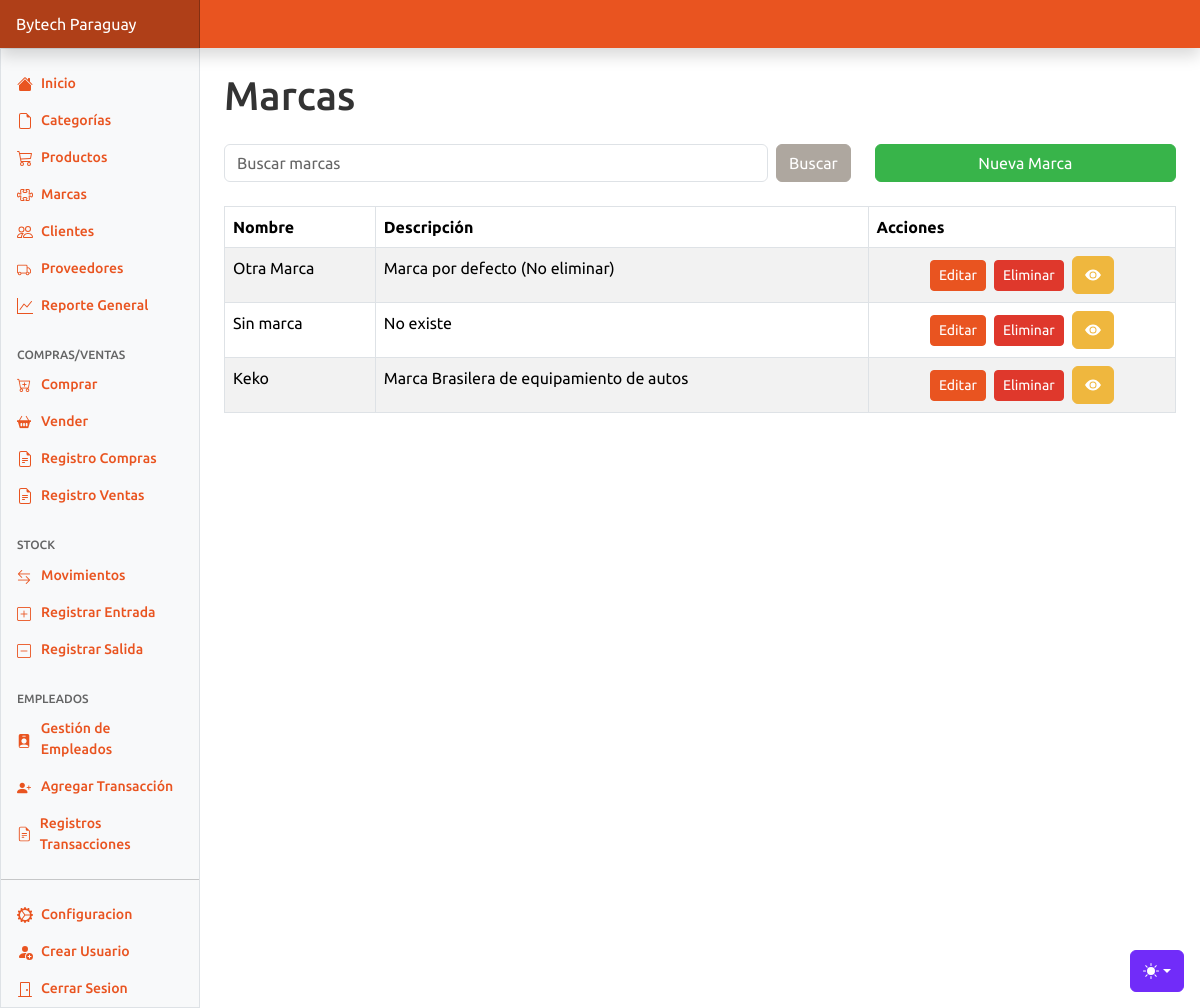
Screenshot of /marcas.php (signed in) with the database file from the repository.
### tables this page shows
CREATE TABLE `marcas` (
  `id` int(11) NOT NULL,
  `nombre` varchar(100) NOT NULL,
  `descripcion` text DEFAULT NULL
);

### marcas.php (the view, shortened to what this page needs)
<?php
require "config/start.php";
$search = $_GET['search'] ?? '';
$sql = "SELECT * FROM marcas WHERE nombre LIKE ?";
$stmt = $pdo->prepare($sql);
$stmt->execute(['%' . $search . '%']);
$marcas = $stmt->fetchAll(PDO::FETCH_ASSOC);
?>
<!DOCTYPE html>
<html lang="es">
<head>
    <?php include 'components/head.php'?>
</head>
<body>
<?php include 'components/header.php'?>
<main class="col-md-9 ms-sm-auto col-lg-10 px-md-4">
    <h1 class="my-4">Marcas</h1>
    <div class="row mb-4">
        <div class="col-12 col-md-8">
            <form class="d-flex" method="get" action="marcas.php">
                <input class="form-control me-2" type="text" name="search" placeholder="Buscar marcas">
                <input class="btn btn-secondary" type="submit" value="Buscar">
            </form>
        </div>
        <div class="col-12 col-md-4 mt-2 mt-md-0 text-md-end">
            <button type="button" data-bs-toggle="modal" data-bs-target="#addCategoryModal" class="btn btn-success w-100 w-md-auto">Nueva Marca</button>
        </div>
    </div>
    <div class="table-responsive">
        <table class="table table-striped table-bordered">
            <thead>
                <tr>
                    <th>Nombre</th>
                    <th>Descripción</th>
                    <th>Acciones</th>
                </tr>
            </thead>
            <tbody>
                <?php foreach ($marcas as $marca): ?>
                <tr>
                    <td><?= $marca['nombre'] ?></td>
                    <td><?= $marca['descripcion'] ?></td>
                    <td>
                        <div class="d-flex justify-content-center align-items-center h-100">
                            <button class="btn btn-primary btn-sm" data-bs-toggle="modal" data-bs-target="#editCategoryModal" data-id="<?= $marca['id'] ?>" data-nombre="<?= $marca['nombre'] ?>" data-descripcion="<?= $marca['descripcion'] ?>">Editar</button>
                            <button class="btn btn-danger btn-sm ms-2" data-bs-toggle="modal" data-bs-target="#deleteCategoryModal" data-id="<?= $marca['id'] ?>">Eliminar</button>
                            <a class="btn btn-warning ms-2" href="productos.php?marca=<?= $marca['id'] ?>"><svg xmlns="http://www.w3.org/2000/svg" width="16" height="16" fill="currentColor" class="bi bi-eye-fill" viewBox="0 0 16 16">
  <path d="M10.5 8a2.5 2.5 0 1 1-5 0 2.5 2.5 0 0 1 5 0"/>
  <path d="M0 8s3-5.5 8-5.5S16 8 16 8s-3 5.5-8 5.5S0 8 0 8m8 3.5a3.5 3.5 0 1 0 0-7 3.5 3.5 0 0 0 0 7"/>
</svg></a>
                        </div>
                    </td>
                </tr>
                <?php endforeach; ?>
            </tbody>
        </table>
    </div>
</main>
<?php include 'components/footer.php'?>
</body>
</html>

### components/dashboard.css (style rules this page uses)
.bi { display: inline-block; width: 1rem; height: 1rem; }

### components/head.php (style rules this page uses)
.bi { vertical-align: -.125em; fill: currentColor; }

### rows the page displays
marcas: nombre "Otra Marca", descripcion "Marca por defecto (No eliminar)"
marcas: nombre "Sin marca", descripcion "No existe"
marcas: nombre "Keko", descripcion "Marca Brasilera de equipamiento de autos"
